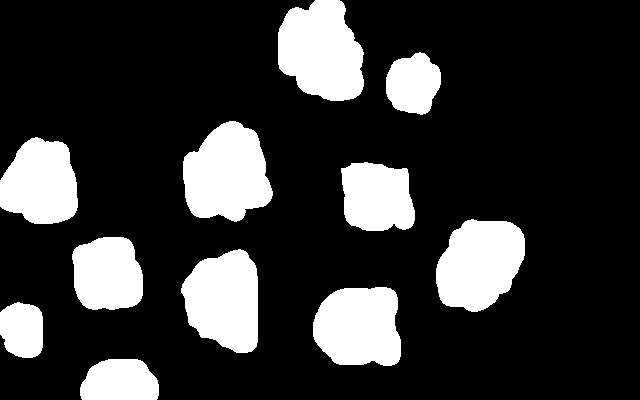
//> input picture RRT*/map.png, 640 x 400 px
$ ./rrt_star   (built with g++ and OpenCV 4)
//> lines starting //> are read from the running program, lines starting //| are printed output that depends on the picture; after the words box and inside, x2 and y2 are one past the last pixel; in counts of white or black regions, pixels touching at a corner belong together
#include "opencv2/highgui/highgui.hpp"
#include "opencv2/imgproc/imgproc.hpp"
#include "opencv2/core/core.hpp"
#include "opencv2/objdetect/objdetect.hpp"
#include "opencv2/video/tracking.hpp"
#include <cmath>
#include <iostream>
#include <queue>
#include <string.h>
#include <iostream>
#include <stdio.h>
#include <sstream>
#include <math.h>
#include <pthread.h>
#include <eigen3/Eigen/Dense>

using namespace cv;
using namespace std;
using namespace Eigen;

Mat img,tree;
const int step_size = 10,max_iter = 6000;
int r = 1000;
const double radius_factor = 25.0;

/* Utils */
template <typename T>
class DynamicArray
{
public:
    DynamicArray(){};

    DynamicArray(int rows, int cols): dArray(rows, vector<T>(cols)){}

    vector<T> & operator[](int i)
    {
      return dArray[i];
    }
    const vector<T> & operator[] (int i) const
    {
      return dArray[i];
    }
    void resize(int rows, int cols)//resize the two dimentional array .


    {
        dArray.resize(rows);
        for(int i = 0;i < rows;++i) dArray[i].resize(cols);
    }
private:
    vector<vector<T> > dArray;
};

struct Node_ {
int x,y;
double cost;
Node_ *parent;
};

vector<Node_> nodes;
vector<vector<double> > costArr;
DynamicArray<Point> parent;
Node_ start,goal;

/*---End Utils---*/

int checkValid(int x,int y) {
	return (y >= 0 && y < img.rows && x >= 0 && x < img.cols && img.at<uchar>(y,x) < 200);
}

int checkForLine(Node_ curN,Node_ newN) {
	//y = mx (-mx1 + y1)
	//handle the m = infinity case
	double m;
	if(curN.x == newN.x) m = 1e6;
	else
	m = (((newN.y-curN.y)*1.0)/(newN.x-curN.x));
	double c = (-m*curN.x) + curN.y;

	double x;
	for(x = curN.x;x <= newN.x;x++) {
		int y = (m*x + c);

		if(img.at<uchar>(y,x) == 255)  {
			return 0;
			break;
		}
	}

	return 1;

}

double getDis(Node_ a,Node_ b) {
	return sqrt(pow(a.x-b.x,2) + pow(a.y-b.y,2));
}

Node_ getRandomNode_() {
	int y = drand48()*img.rows;
	int x = drand48()*img.cols;

	Node_ node;

	if(checkValid(x,y)) {
		node.x = x;node.y = y; //here it's cost dosen't matter,we use it only for point sampling
		return node;
	}

	getRandomNode_();
}

Node_ findClosest(Node_ newNode_) {
	float min = numeric_limits<float>::infinity();
	Node_ nearest;

	for(int i = 0;i<nodes.size();i++) {
		float dis = pow(newNode_.x - nodes[i].x,2) + pow(newNode_.y - nodes[i].y,2);
		if(dis < min) {
			min = dis;
			nearest.x = nodes[i].x;
			nearest.y = nodes[i].y;
			nearest.cost = nodes[i].cost;
		}
	}

	return nearest;
}

Node_ update(Node_ cur,Node_ newNode_) {
	//convert to vector
	Vector2f cur_v = Vector2f(cur.x,cur.y);
	Vector2f newNode__v(newNode_.x,newNode_.y);

	Vector2f dif = newNode__v - cur_v;
	Vector2f dir = dif/(dif.norm());

	Vector2f ret_v;
	if(getDis(cur,newNode_) >= step_size)
		ret_v = cur_v + step_size*dir;
	else
		ret_v = cur_v + getDis(cur,newNode_)*dir;

	Node_ ret;
	ret.x = ret_v[0];
	ret.y = ret_v[1];

	return ret;
}

vector<Node_> findNeighbours(Node_ node) {
	//optimal r
	r = radius_factor * step_size * sqrt(1.0*(log(nodes.size())/nodes.size()));

	vector< Node_> neighbours;
	for(int i = 0;i < nodes.size();i++) {
		if(getDis(node,nodes[i]) < r) {
			neighbours.push_back(nodes[i]);
		}
	}

	return neighbours;
}

Node_ getNearestNeighbour(vector<Node_> &neighbours,Node_ node) {
	double min = FLT_MAX;
	Node_ nearestNeighbour;

	for(int i = 0;i < neighbours.size();i++) {
		if((getDis(neighbours[i],node) + neighbours[i].cost) < min && checkForLine(neighbours[i],node)) {
			min = getDis(neighbours[i],node) + neighbours[i].cost;
			nearestNeighbour.x = neighbours[i].x;
			nearestNeighbour.y = neighbours[i].y;
			nearestNeighbour.cost = neighbours[i].cost;
		}
	}

	return nearestNeighbour;
}

bool checkIfNearestInNeighbours(vector<Node_> &neighbours,Node_ nearest) {
	bool out = false;
	for(int i = 0;i < neighbours.size();i++) {
		if(neighbours[i].x == nearest.x && neighbours[i].y  == nearest.y) {
			out = true;
			break;
		}
	}

	return out;
}

void RRT_STAR(Node_ start,Node_ goal) {
	bool reached = false;
	Mat tem = img.clone();

	//clear any previous instances of callbacks
	nodes.clear();
	start.cost = 0;
	nodes.push_back(start);

	for(int iter = 0;iter < max_iter;iter++) {
		//check convergence
		for(int i = 0;i < nodes.size();i++) {
			if(getDis(nodes[i],goal) < step_size) {
				parent[goal.x][goal.y] = Point(nodes[i].x,nodes[i].y);
				nodes.push_back(goal);
				reached = true;
				break;
			}
		}

		if(reached) break;

		Node_ newNode_T = getRandomNode_();
		Node_ nearestNode_ = findClosest(newNode_T);

		Node_ newNode_ = update(nearestNode_,newNode_T);

		if(checkValid(newNode_.x,newNode_.y) && checkForLine(nearestNode_,newNode_)) {
			//steering
			parent[newNode_.x][newNode_.y] = Point(nearestNode_.x,nearestNode_.y);
			newNode_.cost = nearestNode_.cost + getDis(newNode_,nearestNode_);
			//steering done

			vector<Node_> neighbours = findNeighbours(newNode_);

			if(checkIfNearestInNeighbours(neighbours,nearestNode_) == false)
				neighbours.push_back(nearestNode_);

			if(neighbours.size() > 0) {

				Node_ nearestNeighbour = getNearestNeighbour(neighbours,newNode_);

				if(!checkForLine(nearestNeighbour,newNode_)) continue;
				parent[newNode_.x][newNode_.y] = Point(nearestNeighbour.x,nearestNeighbour.y);
				newNode_.cost = nearestNeighbour.cost + getDis(newNode_,nearestNeighbour);

				//rewire
				for(int i = 0;i < neighbours.size();i++) {
					if(((newNode_.cost + getDis(newNode_,neighbours[i])) < neighbours[i].cost) && checkForLine(newNode_,neighbours[i])) {
						neighbours[i].cost = newNode_.cost + getDis(newNode_,neighbours[i]);
						parent[neighbours[i].x][neighbours[i].y] = Point(newNode_.x,newNode_.y);
					}
				}

			}

			nodes.push_back(newNode_);
			// tem.at<uchar>(newNode_.y,newNode_.x) = 255;
			line(tem,Point(parent[newNode_.x][newNode_.y].x,parent[newNode_.x][newNode_.y].y),Point(newNode_.x,newNode_.y),Scalar(128), 2, CV_AA);
		}

		// imshow("DISPLAY",tem);
		// waitKey(1);
	}

	if(reached == false) {
		Node_ nearestNode_ = findClosest(goal);
		parent[goal.x][goal.y] = Point(nearestNode_.x,nearestNode_.y);
		nodes.push_back(goal);
	}

	tree = tem.clone();

}

void show(Node_ start,Node_ goal) {
	Mat display = img.clone();

	for(int i = 0;i < nodes.size();i++) {
		cout << nodes[i].x << "," << nodes[i].y << " :: " << nodes[i].cost << endl;
	}

	//show path
	Mat path = img.clone();
	Node_ goal_;
	goal_.x = nodes[nodes.size()-1].x;
	goal_.y = nodes[nodes.size()-1].y;

	while(goal_.x != start.x && goal_.y != start.y) {
		cout << goal_.x << "," << goal_.y << endl;
		tree.at<uchar>(goal_.y,goal_.x) = 128;

		line(tree,Point(goal_.x,goal_.y),parent[goal_.x][goal_.y], Scalar(255), 2, CV_AA);

		imshow("PATH",tree);
		waitKey(10);

		double x = (parent[goal_.x][goal_.y]).x;
		double y = (parent[goal_.x][goal_.y]).y;
		goal_.x =  x;
		goal_.y =  y;
	}

	imshow("Path",tree);
	// imshow("A",display);
	waitKey(0);
	imwrite("Output.png",tree);
}

int main() {
	img = imread("map.png",0);
//> img: 400 rows x 640 cols, CV_8UC1; 20.6% white; 11 white regions, largest, box (x1, y1, x2, y2) and area: (278, 0, 364, 101) 6703, (183, 121, 273, 222) 6599, (436, 219, 525, 312) 6234
	parent = DynamicArray<Point>(img.cols,img.rows);

	start.x = 0;
	start.y = 0;
	goal.x = img.cols - 1;
	goal.y = img.rows - 1;

	circle(img,Point(start.x,start.y),5,Scalar(128),2,8,0);
//> img: 400 rows x 640 cols, CV_8UC1; min 0, max 255, mean 52.6
	circle(img,Point(goal.x,goal.y),5,Scalar(128),2,8,0);;
//> img: 400 rows x 640 cols, CV_8UC1; min 0, max 255, mean 52.6

	if(img.at<uchar>(goal.y,goal.x) > 200)
		cout << "Invalid goal\n";
	RRT_STAR(start,goal);
//> the loop in RRT_STAR, `for(int iter = 0;iter < max_iter;iter++)` made 2286 passes
//> (m in checkForLine, c in checkForLine, r in findNeighbours, m in checkForLine (second call), c in checkForLine (second call)) on passes 4, 5, 8, 10, 11, 12, 13, 14, 15, 17, 18, 19: (0.111, 0, 147, 0.111, 0), (1.17, -19, 151, 0.375, 0), (4.5, -99, 147, 0.692, 0), (9, -216, 141, 1, 0), (0.625, 10.12, 136, 0.914, 0), (0, 32, 131, 0.727, 0), (-0.222, 41.78, 127, 0.566, 0), (0.625, -3.12, 123, 0.574, 0), (-4.5, 189.5, 119, 1.24, 0), (0.5, 4.5, 116, 0.565, 0), (0, 39, 113, 0.5, 0), (0.625, -9.75, 111, 0.512, 0)
//> (m in checkForLine, c in checkForLine, m in checkForLine (second call), c in checkForLine (second call)) on pass 2: (0.111, 0, 0.111, 0)
//> after the loop in RRT_STAR, `for(int iter = 0;iter < max_iter;iter++)`:
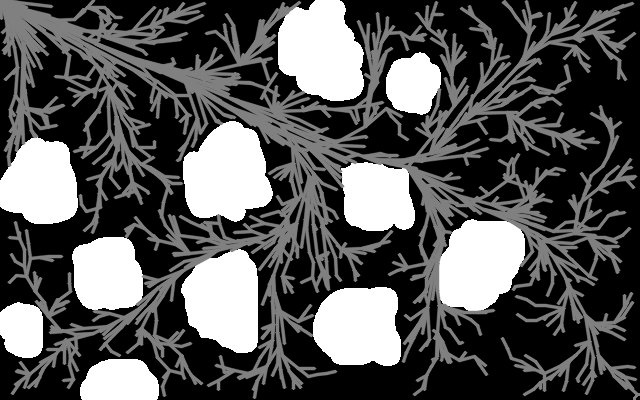
//> tem: 400 rows x 640 cols, CV_8UC1; min 0, max 255, mean 85.9
//> after the loop in RRT_STAR, `for(int iter = 0;iter < max_iter;iter++)`: nodes = 1742 items; reached = true
	cout << "A" << endl;
	show(start,goal);
//> the loop in show, `for(int i = 0;i < nodes.size();i++)` made 1742 passes
//| 0,0 :: 0
//| 9,1 :: 9.05539
//| 18,2 :: 18.1108
//| 24,9 :: 25.632
//| 26,18 :: 31.6228
//| 27,27 :: 38.1838
//| 35,32 :: 47.4236
//| 44,32 :: 54.4059
//> (output is shown up to pass 8 of 1742)
//> the loop in show, `while(goal_.x != start.x && goal_.y != start.y)` made 23 passes
//> (x, y) on passes 1 to 12: (637, 394), (627, 385), (622, 377), (610, 368), (598, 355), (593, 332), (585, 315), (574, 295), (566, 279), (552, 255), (541, 241), (511, 221)
//| 639,399
//| 637,394
//| 627,385
//| 622,377
//| 610,368
//| 598,355
//| 593,332
//| 585,315
//> (output is shown up to pass 8 of 23)
//> after the loop in show, `while(goal_.x != start.x && goal_.y != start.y)`:
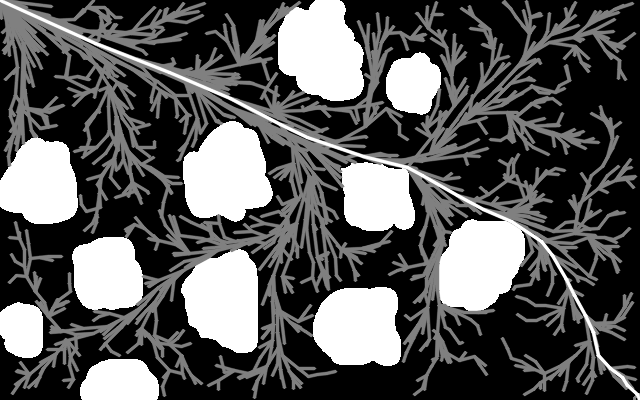
//> tree: 400 rows x 640 cols, CV_8UC1; 1.44% of pixels changed, all inside (x1, y1, x2, y2) = (0, 0, 640, 400)
	return 0;
}
